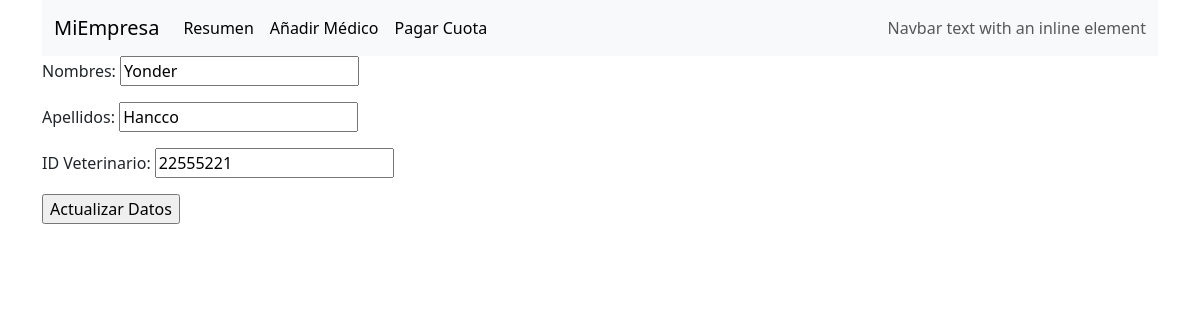
/quotas/update_doctor/1, run on the app's committed database.
### apps/userprofile/models.py (models this page shows, shortened)
class UserProfile(models.Model):
    first_name = models.CharField('Nombres', max_length=150, null=True)
    last_name = models.CharField('Apellidos', max_length=150, null=True)
    id_veterinarian = models.CharField('ID Veterinario', max_length=9, null=True, unique=True)
    pagado_hasta_month = models.PositiveSmallIntegerField(null=True, default=0)
    pagado_hasta_year = models.PositiveSmallIntegerField(null=True, default=0)
    activo_hasta_month = models.PositiveSmallIntegerField(null=True, default=0)
    activo_hasta_year = models.PositiveSmallIntegerField(null=True, default=0)
    es_activo = models.BooleanField(default=True)
    objects = UserProfileManager()

### apps/quotas/views.py (the view)
# urls.py: path('update_doctor/<int:pk>', views.update_doctor, name='update_doctor'),
def update_doctor(request, pk):
    context = {}
    obj = get_object_or_404(UserProfile, id=pk)
    form = CustomUserForm(request.POST or None, instance=obj)
    if form.is_valid():
        form.save()
        return HttpResponseRedirect("/quotas/detail_doctor/" + str(pk))
    context["form"] = form
    return render(request, "quotas/update_doctor.html", context)

### apps/userprofile/forms.py
class CustomUserForm(forms.ModelForm):
    class Meta:
        model = UserProfile
        fields = ('first_name', 'last_name', 'id_veterinarian',)
        """
        widgets = {
            'first_name': forms.TextInput(attrs={
                'class': 'w-full p-4 border border-gray-200'
            }),
            'last_name': forms.TextInput(attrs={
                'class': 'w-full p-4 border border-gray-200'
            }),
            'num_whatsapp': forms.TextInput(attrs={
                'class': 'w-full p-4 border border-gray-200',
                'placeholder': 'Ej. 987654321'
            }),
            'departamento': forms.Select(attrs={
                'class': 'w-full p-4 border border-gray-200'
            }),
        }
        """

### apps/quotas/templates/quotas/update_doctor.html (shortened to what this page needs)
{% extends 'quotas/base.html' %}
{% block content %}
    <div class="container">
        <form method="POST">
            {{ form.as_p }}
            <input type="submit" value="Actualizar Datos">
        </form>
    </div>
{% endblock content %}

### data on the page
UserProfile: first_name "Yonder", last_name "Hancco", id_veterinarian "22555221"
